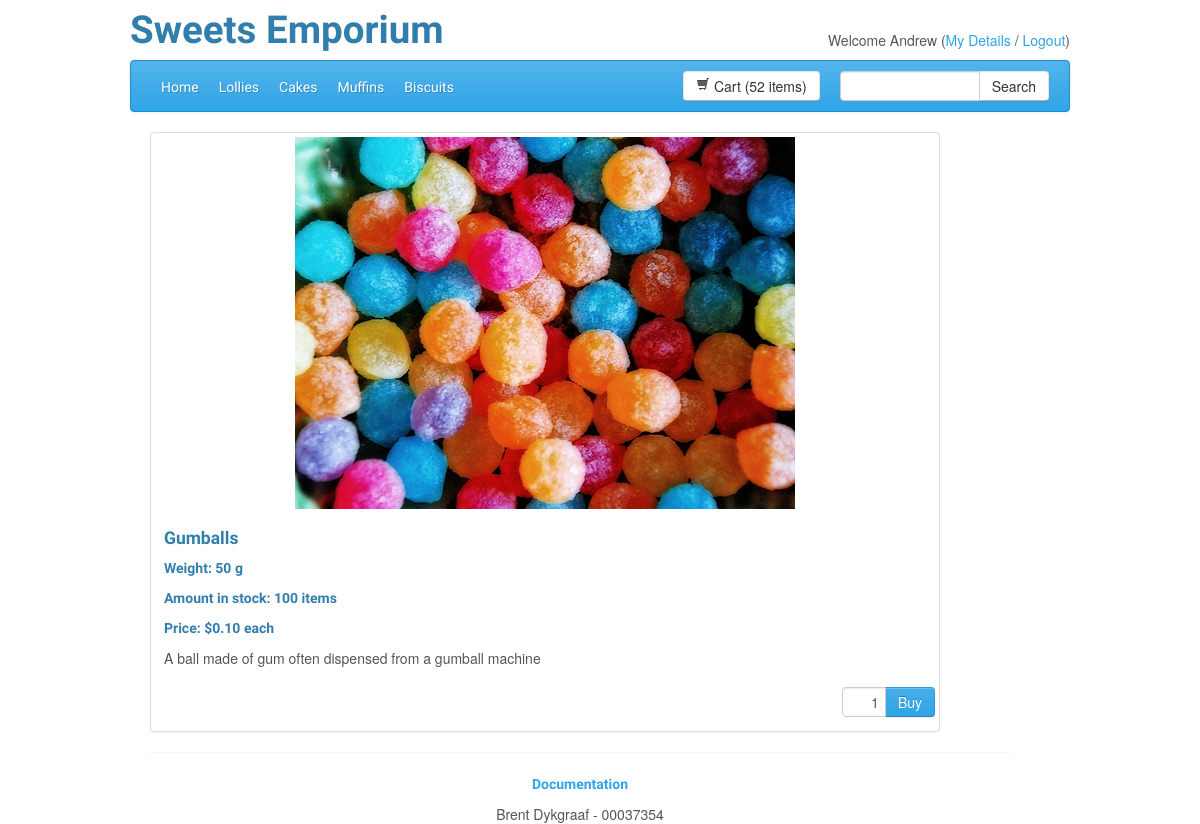
Page /index.php?s=product&p=1 (signed in) on the committed database.
### tables this page shows
CREATE TABLE IF NOT EXISTS `users` (
  `userId` int(11) NOT NULL AUTO_INCREMENT,
  `username` text NOT NULL,
  `password` text NOT NULL,
  `firstName` text NOT NULL,
  `lastName` text NOT NULL,
  `phone` text,
  `email` text NOT NULL,
  `address1` text NOT NULL,
  `address2` text,
  `suburb` text,
  `city` text NOT NULL,
  PRIMARY KEY (`userId`)
);

CREATE TABLE IF NOT EXISTS `products` (
  `productId` int(11) NOT NULL AUTO_INCREMENT,
  `categoryId` int(11) NOT NULL,
  `name` text NOT NULL,
  `description` longtext NOT NULL,
  `weight` int(11) NOT NULL,
  `stock` int(11) NOT NULL,
  `price` decimal(10,2) NOT NULL,
  PRIMARY KEY (`productId`),
  FOREIGN KEY (`categoryId`) REFERENCES categories(`categoryId`)
);

### index.php (called while the page is built, shortened)
<?php
$viewData = array();
include 'application/includes/startup.php';
$layout = new Layout($viewData);
$layout->display();
?>

### application/src/User.php (called while the page is built, shortened)
<?php
class User {
	private $userID;
	private $firstName;
	private $dbConnection;
	public function __construct($userID, $dbConnection){
		$this->userID = $userID;
		$this->dbConnection = $dbConnection;
	}
	public function getCart(){
		$query = "SELECT orderId FROM orders WHERE userId='".$this->getUserID()."' AND status='Pending'";
		$result = mysqli_query($this->dbConnection, $query);
		$row = $result->fetch_row();
		return $row[0];
	}
	public function getUserID(){
		return $this->userID;
	}
	public function getFirstName(){
		if (!$this->firstName){
			$query = "SELECT firstName FROM users WHERE userId='".$this->userID."'";
			$result = mysqli_query($this->dbConnection, $query);
			$row = $result->fetch_row();
			$this->firstName = $row[0];
		}
		return $this->firstName;
	}
}

### application/src/Order.php (called while the page is built, shortened)
<?php
class Order {
	private $orderID;
	private $itemList;
	private $dbConnection;
	public function __construct($orderID, $dbConnection){
		$this->orderID = $orderID;
		$this->dbConnection = $dbConnection;
		$this->getItemList();
	}
	public function getNumberOfItems(){
		$total = 0;
		foreach($this->getItemList() as $lineItem){
			$total += $lineItem->getQuantity();
		}
		return $total;
	}
	public function getItemList(){
		if (!$this->itemList){
			$list = array();
			$query = "SELECT * FROM orderitems WHERE orderId='".$this->orderID."'";
			$result = mysqli_query($this->dbConnection, $query);
			while ($row = $result->fetch_assoc()) {
				$list[] = new OrderItem($row["orderId"], $row["productId"], $this->dbConnection);
			}
			$this->itemList = $list;
		}
		return $this->itemList;
	}
}

### application/includes/startup.php (called while the page is built, shortened)
<?php
include 'application/src/Layout.php';
include 'application/src/Order.php';
include 'application/src/OrderItem.php';
include 'application/src/Product.php';
include 'application/src/User.php';
$db = new Database();
$dbConnection = $db->getDbConnection();
if(isset($_SESSION["userID"])){
	$viewData["user"] = new User($_SESSION["userID"], $dbConnection);
} else {
	$viewData["user"] = null;
}
if(isset($_SESSION["cartID"])){
	$viewData["cart"] = new Order($_SESSION["cartID"], $dbConnection);
	if ($viewData["user"]){
		$viewData["cart"]->setUserID($viewData["user"]->getUserID());
		$viewData["cart"]->save();
	}
} else {
	if($viewData["user"]){
		$_SESSION["cartID"] = $viewData["user"]->getCart();
	} else {
		$viewData["cart"] = null;
	}
}

### application/src/OrderItem.php (called while the page is built, shortened)
<?php
class OrderItem {
	private $orderID;
	private $productID;
	private $quantity;
	private $dbConnection;
	public function __construct($orderID, $productID, $dbConnection){
		$this->orderID = $orderID;
		$this->productID = $productID;
		$this->dbConnection = $dbConnection;
	}
	public function getQuantity(){
		if (!$this->quantity){
			$query = "SELECT quantity FROM orderitems WHERE orderId='".$this->orderID."' AND productId='".$this->productID."'";
			$result = mysqli_query($this->dbConnection, $query);
			$row = $result->fetch_row();
			$this->quantity = $row[0];
		}
		return $this->quantity;
	}
}

### application/src/Product.php (called while the page is built, shortened)
<?php
class Product {
	private $productId;
	private $name;
	private $description;
	private $stock;
	private $weight;
	private $price;
	private $dbConnection;
	public function __construct($productId, $dbConnection){
		$this->productId = $productId;
		$this->dbConnection = $dbConnection;
	}
	public function getName(){
		if (!$this->name){
			$query = "SELECT name FROM products WHERE productId='".$this->productId."'";
			$result = mysqli_query($this->dbConnection, $query);
			$row = $result->fetch_row();
			$this->name = $row[0];
		}
		return $this->name;
	}
	public function getImageName($size = ""){
		$padded = str_pad($this->productId, 4, "0",STR_PAD_LEFT);
		if ($size=="small"){
			$small="s";
		} else {
			$small = "";
		}
		return "public/img/catalog/".$padded.$small.".jpg";
	}
	public function getDescription($size = ""){
		if (!$this->description){
			$query = "SELECT description FROM products WHERE productId='".$this->productId."'";
			$result = mysqli_query($this->dbConnection, $query);
			$row = $result->fetch_row();
			$this->description = $row[0];
		}
		if ($size=="short" && strlen($this->description) > 100){
			return substr($this->description, 0, 100)." ...";
		} else {
			return $this->description;
		}
	}
	public function getStock(){
		if (!$this->stock){
			$query = "SELECT stock FROM products WHERE productId='".$this->productId."'";
			$result = mysqli_query($this->dbConnection, $query);
			$row = $result->fetch_row();
			$this->stock = $row[0];
		}
		return $this->stock;
	}
	public function getWeight(){
		if (!$this->weight){
			$query = "SELECT weight FROM products WHERE productId='".$this->productId."'";
			$result = mysqli_query($this->dbConnection, $query);
			$row = $result->fetch_row();
			$this->weight = $row[0];
		}
		return $this->weight;
	}
	public function getPrice(){
		if (!$this->price){
			$query = "SELECT price FROM products WHERE productId='".$this->productId."'";
			$result = mysqli_query($this->dbConnection, $query);
			$row = $result->fetch_row();
			$this->price = $row[0];
		}
		return $this->price;
	}
	public function getProductId(){
		return $this->productId;
	}
}

### application/templates/pages/product.phtml (the view, shortened to what this page needs)
<div class="container" id="mainContainer">
	<div class="thumbnail span10">
		<img alt="<?php echo $product->getName(); ?>" style="width: 500px;" src="<?php echo $product->getImageName(); ?>">
		<div class="caption">
		<h4><?php echo $product->getName(); ?></h4>
		<h5>Weight: <?php echo $product->getWeight(); ?> g</h5>
		<h5>Amount in stock: <?php echo $product->getStock(); ?> items</h5>
		<h5>Price: $<?php echo $product->getPrice(); ?> each</h5>
		<p><?php echo $product->getDescription(); ?></p>
		</div>
			<?php
				$pid = $product->getProductId();
				$tbId = "tbBuy".$pid;
				$bId = "bBuy".$pid;
				$getTb = "$('#".$tbId."')";
			?>
		<div class="input-append catButton" id="<?php echo $tbId; ?>div">
			<input class="input-mini text-right" id="<?php echo $tbId; ?>" type="text" value="1">
			<button class="btn btn-primary" id="<?php echo $bId; ?>" type="button" onclick="buyMe(<?php echo $pid; ?>,<?php echo $getTb; ?>)">Buy</button>
		</div>
	</div>
</div>

### application/templates/layout/header.phtml
<div class="row">
	<div class="header-title span8">
		<h1>Sweets Emporium</h1>
	</div>
	<div class="user-info span4 text-right">
		<?php
			if($user){
				echo "Welcome ".$user->getFirstName();
				echo '  (<a href="index.php?s=userview">My Details</a> / <a href="index.php?s=logout">Logout</a>)';
			} else {
				echo "Welcome Guest ( ";
				echo '<a href="index.php?s=login">Login</a> or ';
				echo '<a href="index.php?s=register">Register</a> )';
			}
		?>
	</div>
</div>
<div class="navbar">
	<div class="navbar-inner">
	<ul class="nav">
		<li <?php if($screen=="home"){echo 'class="active"';}?>><a href="index.php">Home</a></li>
		<li <?php if($screen=="category" && $page=="1"){echo 'class="active"';}?>><a href="index.php?s=category&p=1">Lollies</a></li>
		<li <?php if($screen=="category" && $page=="2"){echo 'class="active"';}?>><a href="index.php?s=category&p=2">Cakes</a></li>
		<li <?php if($screen=="category" && $page=="3"){echo 'class="active"';}?>><a href="index.php?s=category&p=3">Muffins</a></li>
		<li <?php if($screen=="category" && $page=="4"){echo 'class="active"';}?>><a href="index.php?s=category&p=4">Biscuits</a></li>
	</ul>
	<div class="input-append searchbox">
		<input class="span2" id="searchBox" type="text">
		<button class="btn" type="button" id="searchButton">Search</button>
	</div>
	<?php
	$numItems = "empty";
	if ($cart){
		$num = $cart->getNumberOfItems();
		if ($num == 1){
			$numItems = "1 item";
		} elseif ($num > 1){
			$numItems = $num." items";
		}
	}
	 ?>
	<a href="index.php?s=orderview&p=cart" id="cartHeader" class="btn btn cartbox"><i class="icon-shopping-cart"></i> Cart (<?php echo $numItems; ?>)</a>
	</div>
</div>

### public/css/custom.css (style rules this page uses)
.user-info { padding-top: 30px; }
.catButton { float: right ; margin: 0px 0px 10px 0px; }
.searchbox { float: right; padding: 10px 0px 0px 20px; }
.cartbox { float: right; }
.input-mini { width: 30px; }
.input-append { float: right; }

### rows in the picture
users: firstName "Andrew"
products: name "Gumballs", weight "50", stock "100", price "0.10", description "A ball made of gum often dispensed from a gumball machine"

### other values in the picture
$numItems "52 items"
